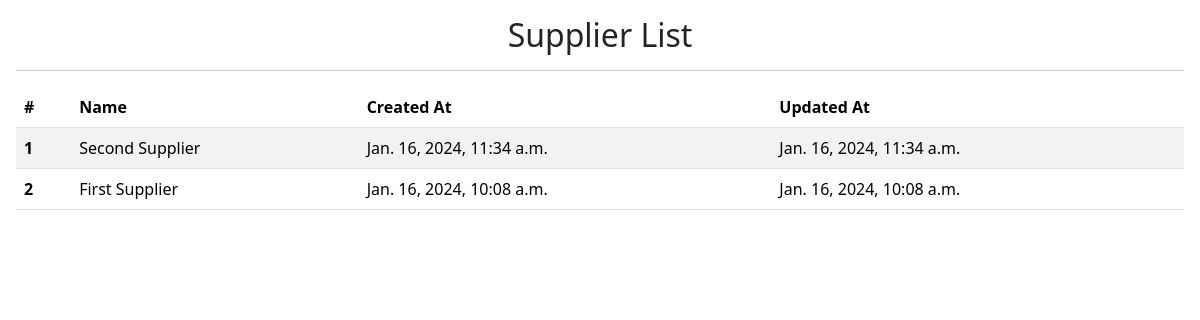
Page /warehouses/suppliers/ on the committed database.
### warehouses/models.py (models this page shows, shortened)
class Supplier(models.Model):
    name = models.CharField(max_length=255)
    created_at = models.DateTimeField(auto_now_add=True)
    updated_at = models.DateTimeField(auto_now=True)

### warehouses/views.py (the view)
# urls.py: path("suppliers/", SupplierListView.as_view(), name="suppliers"),
class SupplierListView(ListView):
    model = Supplier
    template_name = "warehouses/supplier-list.html"
    ordering = ["-id"]

### warehouses/templates/warehouses/supplier-list.html (shortened to what this page needs)
{% extends 'base.html' %}
{% block content %}
  <div class="p-3">
    <div class="text-center">
      <h2>Supplier List</h2>
    </div>
    <hr />
    <table class="table table-striped table-responsive">
      <thead>
        <tr>
          <th scope="col">#</th>
          <th scope="col">Name</th>
          <th scope="col">Created At</th>
          <th scope="col">Updated At</th>
        </tr>
      </thead>
      <tbody>
        {% for publisher in object_list %}
          <tr>
            <th>{{ forloop.counter }}</th>
            <td>{{ publisher.name }}</td>
            <td>{{ publisher.created_at }}</td>
            <td>{{ publisher.updated_at }}</td>
          </tr>
        {% endfor %}
      </tbody>
    </table>
  </div>
{% endblock %}

### rows in the picture
Supplier: name "Second Supplier", created_at "Jan. 16, 2024, 11:34 a.m.", updated_at "Jan. 16, 2024, 11:34 a.m."
Supplier: name "First Supplier", created_at "Jan. 16, 2024, 10:08 a.m.", updated_at "Jan. 16, 2024, 10:08 a.m."
